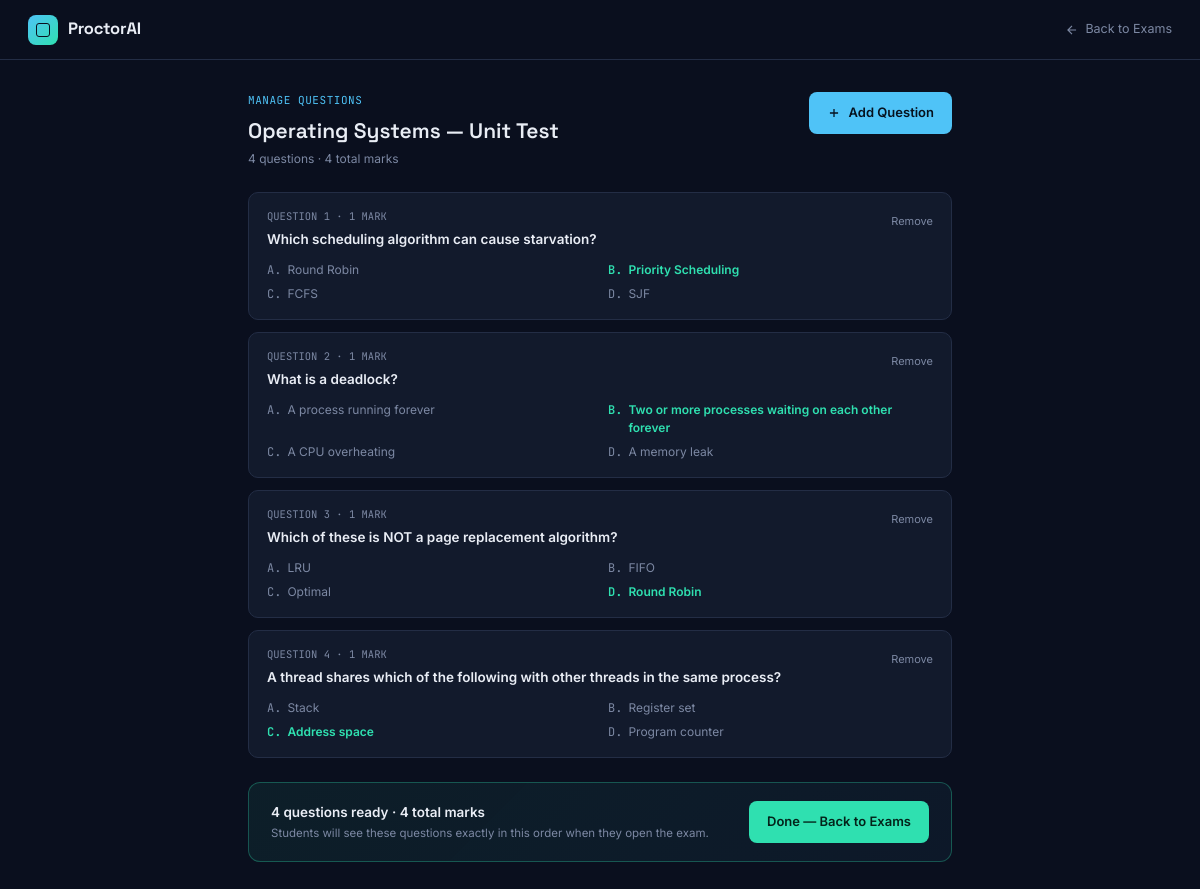
Page /admin/exams/4/questions (signed in) on the committed database.
### tables this page shows
CREATE TABLE exams (
    id INTEGER PRIMARY KEY AUTOINCREMENT,
    title TEXT NOT NULL,
    subject TEXT,
    batch TEXT NOT NULL,              -- which batch this exam is assigned to
    duration_minutes INTEGER NOT NULL,
    total_marks INTEGER DEFAULT 100,
    scheduled_at TEXT NOT NULL,       -- ISO datetime string
    proctoring_level TEXT DEFAULT 'Full',
    exam_password TEXT NOT NULL DEFAULT 'EXAM123',   -- students must enter this to join
    created_by INTEGER,
    FOREIGN KEY(created_by) REFERENCES users(id)
);

CREATE TABLE questions (
    id INTEGER PRIMARY KEY AUTOINCREMENT,
    exam_id INTEGER NOT NULL,
    question_text TEXT NOT NULL,
    option_a TEXT NOT NULL,
    option_b TEXT NOT NULL,
    option_c TEXT NOT NULL,
    option_d TEXT NOT NULL,
    correct_option TEXT NOT NULL CHECK(correct_option IN ('a','b','c','d')),
    marks INTEGER NOT NULL DEFAULT 1,
    FOREIGN KEY(exam_id) REFERENCES exams(id)
);

### app.py (the view)
@app.route("/admin/exams/<int:exam_id>/questions")
@login_required(role="admin")
def admin_exam_questions(exam_id):
    db = get_db()
    exam = db.execute("SELECT * FROM exams WHERE id=?", (exam_id,)).fetchone()
    if exam is None:
        flash("That exam could not be found.")
        return redirect(url_for("admin_dashboard", _anchor="exams"))
    questions = db.execute(
        "SELECT * FROM questions WHERE exam_id=? ORDER BY id", (exam_id,)
    ).fetchall()
    return render_template(
        "admin_exam_questions.html", exam=exam, questions=questions, name=session.get("name"),
    )

### app.py (called while the page is built)
def get_db():
    if "db" not in g:
        g.db = sqlite3.connect(DB_PATH)
        g.db.row_factory = sqlite3.Row
    return g.db

def login_required(role=None):
    def decorator(view_func):
        @wraps(view_func)
        def wrapped(*args, **kwargs):
            if "user_id" not in session:
                return redirect(url_for("login"))
            if role and session.get("role") != role:
                return redirect(url_for("login"))
            return view_func(*args, **kwargs)
        return wrapped
    return decorator

### templates/admin_exam_questions.html (shortened to what this page needs)
<!DOCTYPE html>
<html lang="en">
<head>
<link rel="stylesheet" href="{{ url_for('static', filename='css/style.css') }}">
</head>
<body>
  <div class="topbar">
    <div class="brand"><div class="brand-mark"></div><div class="brand-name">ProctorAI</div></div>
    <a class="back-link" href="{{ url_for('admin_dashboard', _anchor='exams') }}">
      <svg width="14" height="14" viewBox="0 0 24 24" fill="none" stroke="currentColor" stroke-width="2"><path d="M19 12H5M12 19l-7-7 7-7"/></svg>
      Back to Exams
    </a>
  </div>
  <div class="content">
    <div class="head">
      <div>
        <div class="eyebrow">MANAGE QUESTIONS</div>
        <h1>{{ exam['title'] }}</h1>
        <p>{{ questions|length }} question{{ 's' if questions|length != 1 else '' }} · {{ questions|sum(attribute='marks') if questions else 0 }} total marks</p>
      </div>
      <button class="btn btn-primary" type="button" onclick="document.getElementById('q-form').classList.toggle('open')">
        <svg width="14" height="14" viewBox="0 0 24 24" fill="none" stroke="currentColor" stroke-width="2.2"><path d="M12 5v14M5 12h14"/></svg>
        Add Question
      </button>
    </div>
    <div class="q-list">
      {% for q in questions %}
      <div class="q-card">
        <div class="q-card-head">
          <div>
            <div class="q-card-num">QUESTION {{ loop.index }} · {{ q['marks'] }} MARK{{ 'S' if q['marks'] != 1 else '' }}</div>
            <div class="q-card-text">{{ q['question_text'] }}</div>
          </div>
          <form method="POST" action="{{ url_for('admin_delete_question', exam_id=exam['id'], question_id=q['id']) }}" onsubmit="return confirm('Remove this question?');">
            <button type="submit" class="del-btn">Remove</button>
          </form>
        </div>
        <div class="q-opts">
          <div class="q-opt {{ 'correct' if q['correct_option']=='a' else '' }}"><span class="letter">A.</span> {{ q['option_a'] }}</div>
          <div class="q-opt {{ 'correct' if q['correct_option']=='b' else '' }}"><span class="letter">B.</span> {{ q['option_b'] }}</div>
          <div class="q-opt {{ 'correct' if q['correct_option']=='c' else '' }}"><span class="letter">C.</span> {{ q['option_c'] }}</div>
          <div class="q-opt {{ 'correct' if q['correct_option']=='d' else '' }}"><span class="letter">D.</span> {{ q['option_d'] }}</div>
        </div>
      </div>
      {% else %}
      <div class="empty-state">No questions added yet. Click "Add Question" to build this exam.</div>
      {% endfor %}
    </div>
    {% if questions %}
    <div class="finish-bar">
      <div class="finish-text">
        <div class="finish-title">{{ questions|length }} question{{ 's' if questions|length != 1 else '' }} ready · {{ questions|sum(attribute='marks') }} total marks</div>
        <div class="finish-sub">Students will see these questions exactly in this order when they open the exam.</div>
      </div>
      <a href="{{ url_for('admin_dashboard', _anchor='exams') }}" class="btn btn-safe">Done — Back to Exams</a>
    </div>
    {% endif %}
  </div>
</body>
</html>

### static/css/style.css (style rules this page uses)
:root { --ink:#0A0F1E; --surface:#121A2C; --surface-2:#182238; --line:#232D45; --text:#E9EDF5; --text-muted:#7C88A3; --safe:#2FE0B0; --warn:#F5A623; --alert:#FF5468; --scan:#4FC3F7; --radius:12px; }
* { box-sizing:border-box; margin:0; padding:0; }
body { background:var(--ink); color:var(--text); font-family:'Inter',sans-serif; font-size:14px; line-height:1.5; min-height:100vh; }
a { color:inherit; }
.btn { all:unset; box-sizing:border-box; cursor:pointer; font-weight:600; font-size:13px; padding:11px 18px; border-radius:8px; display:inline-flex; align-items:center; justify-content:center; gap:8px; }
.btn-primary { background:var(--scan); color:#06121F; }
.btn-safe { background:var(--safe); color:#04231A; }
.brand { display:flex; align-items:center; gap:10px; }
.brand-mark { width:30px; height:30px; border-radius:8px; background:linear-gradient(135deg, var(--scan), var(--safe)); position:relative; flex-shrink:0; }
.brand-mark::after { content:""; position:absolute; inset:8px; border:1.5px solid var(--ink); border-radius:3px; }
.brand-name { font-family:'Space Grotesk',sans-serif; font-weight:700; font-size:16.5px; letter-spacing:-0.01em; }

### templates/admin_exam_questions.html (style rules this page uses)
.topbar { height:60px; border-bottom:1px solid var(--line); display:flex; align-items:center; justify-content:space-between; padding:0 28px; }
.back-link { font-size:12.5px; color:var(--text-muted); text-decoration:none; display:flex; align-items:center; gap:6px; }
.content { padding:32px 28px; max-width:760px; margin:0 auto; }
.head { display:flex; align-items:flex-start; justify-content:space-between; margin-bottom:24px; }
.eyebrow { font-family:'JetBrains Mono',monospace; font-size:11px; color:var(--scan); letter-spacing:.05em; }
.head h1 { font-family:'Space Grotesk',sans-serif; font-size:21px; font-weight:600; margin-top:6px; }
.head p { font-size:12px; color:var(--text-muted); margin-top:4px; }
.q-list { display:flex; flex-direction:column; gap:12px; }
.q-card { background:var(--surface); border:1px solid var(--line); border-radius:10px; padding:16px 18px; }
.q-card-head { display:flex; align-items:flex-start; justify-content:space-between; gap:10px; }
.q-card-num { font-family:'JetBrains Mono',monospace; font-size:10.5px; color:var(--text-muted); }
.q-card-text { font-weight:600; font-size:13.5px; margin-top:4px; }
.q-opts { display:grid; grid-template-columns:1fr 1fr; gap:6px 16px; margin-top:12px; }
.q-opt { font-size:12px; color:var(--text-muted); display:flex; gap:6px; }
.q-opt.correct { color:var(--safe); font-weight:600; }
.q-opt .letter { font-family:'JetBrains Mono',monospace; }
.del-btn { all:unset; cursor:pointer; font-size:11px; color:var(--text-muted); flex-shrink:0; }
.finish-bar { display:flex; align-items:center; justify-content:space-between; gap:20px; margin-top:24px; padding:18px 22px; border-radius:12px; background:linear-gradient(135deg, rgba(47,224,176,.08), rgba(79,195,247,.05)); border:1px solid rgba(47,224,176,.3); }
.finish-title { font-weight:600; font-size:13.5px; }
.finish-sub { font-size:11.5px; color:var(--text-muted); margin-top:3px; }

### rows in the picture
exams: title "Operating Systems — Unit Test"
questions: marks "1", question_text "Which scheduling algorithm can cause starvation?", option_a "Round Robin", option_b "Priority Scheduling", option_c "FCFS", option_d "SJF"
questions: marks "1", question_text "What is a deadlock?", option_a "A process running forever", option_b "Two or more processes waiting on each other forever", option_c "A CPU overheating", option_d "A memory leak"
questions: marks "1", question_text "Which of these is NOT a page replacement algorithm?", option_a "LRU", option_b "FIFO", option_c "Optimal", option_d "Round Robin"
questions: marks "1", question_text "A thread shares which of the following with other threads in the same process?", option_a "Stack", option_b "Register set", option_c "Address space", option_d "Program counter"

### other values in the picture
{{ questions|length }} "4"
{{ 's' if questions|length != 1 else '' }} "s"
{{ questions|sum(attribute='marks') if questions else 0 }} "4"
{{ questions|sum(attribute='marks') }} "4"
